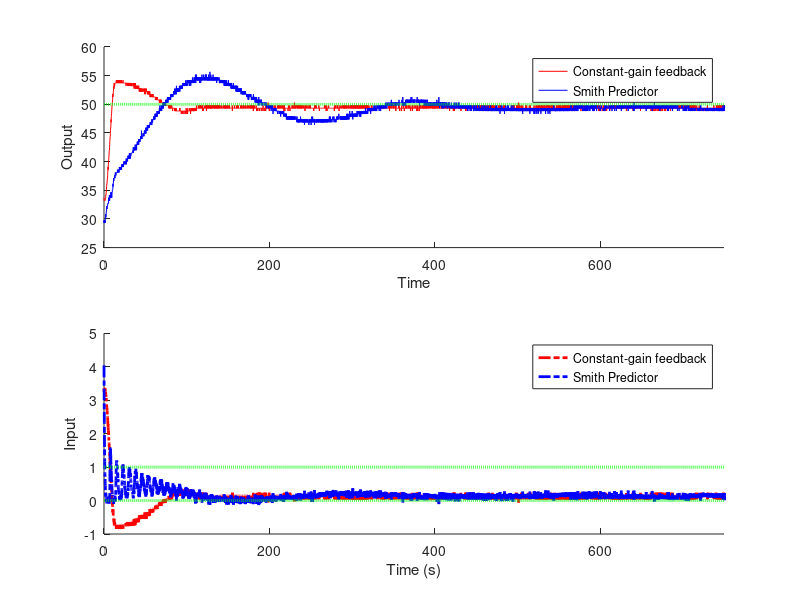

This chart was generated by the following MATLAB code:
clc
clear 
close all

load datalog1.mat % This is the data without the Smith predictor
load datalog2.mat % This is the data with the Smith predictor

tnom  = nominal(1, :);
u1nom = nominal(2, :);
u2nom = nominal(3, :);
T1nom = nominal(4, :);
T2nom = nominal(5, :);
T1_targetnom = nominal(6, :);

tsmith  = smith(1, :);
u1smith = smith(2, :);
u2smith = smith(3, :);
T1smith = smith(4, :);
T2smith = smith(5, :);
T1_targetsmith = smith(6, :);

figure

subplot(2,1,1)
hold on 
plot(tnom, T1nom, 'r')
plot(tsmith, T1smith, 'b')
plot(tnom, T1_targetnom, '--g', 'LineWidth', 2)
ylabel('Output')
xlabel('Time')
xlim([0 tnom(floor(end/2))])
legend('Constant-gain feedback', 'Smith Predictor', 'location', 'best')

subplot(2,1,2)
hold on
plot(tnom, u1nom,'r-.', 'LineWidth', 2)
plot(tsmith, u1smith,'b-.', 'LineWidth', 2)
plot(tnom, repmat(0, 1, length(tnom)), '--g', 'LineWidth', 2)
plot(tnom, repmat(1, 1, length(tnom)), '--g', 'LineWidth', 2)
xlabel('Time (s)')
ylabel('Input')
xlim([0 tnom(end)])
xlim([0 tnom(floor(end/2))])
legend('Constant-gain feedback', 'Smith Predictor', 'location', 'best')


